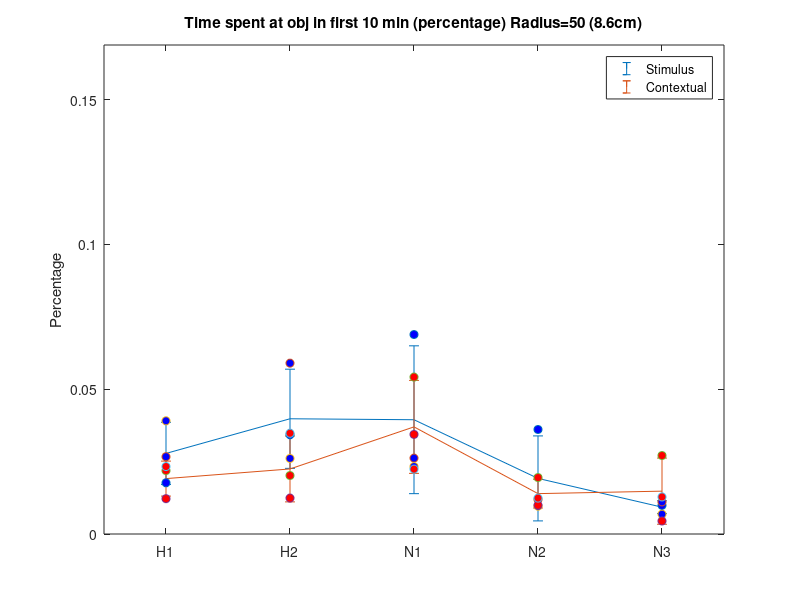
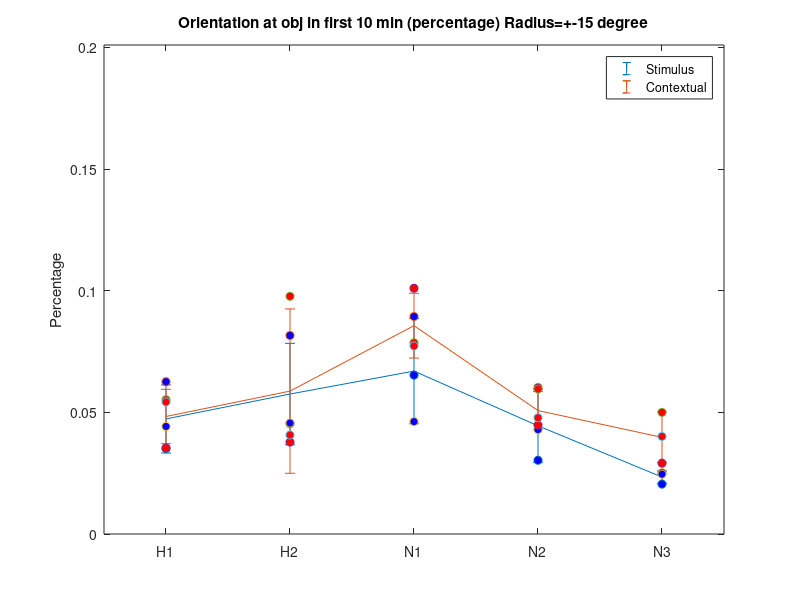

Write the MATLAB code that produced these figures, in order.

%XTick={'H1'	'H2'	'N1'	'N2'	'N3'	'N4'	'N5'	'N6'	'N7'	'N8'	'N9'	'N10'	'N11'	'N12'};
XTick={'H1'	'H2'	'N1'	'N2' 'N3'};
X=1:5;

% 1-3 rows are contextual novelty
% 4-6 rows are stimulus novelty

Y_dis=[1.22E-02	1.24E-02	3.44E-02	9.94E-03	4.50E-03;
2.19E-02	2.02E-02	5.42E-02	1.95E-02	2.71E-02;
2.33E-02	3.48E-02	2.24E-02	1.24E-02	1.28E-02;
1.77E-02	3.43E-02	6.89E-02	3.61E-02	9.89E-03;
2.67E-02	5.90E-02	2.62E-02	1.19E-02	1.11E-02;
3.91E-02	2.61E-02	2.33E-02	9.61E-03	6.83E-03;]

Y_ang=[3.54E-02	3.78E-02	1.01E-01	4.48E-02	2.91E-02;
5.52E-02	9.77E-02	7.86E-02	5.96E-02	5.00E-02;
5.43E-02	4.07E-02	7.73E-02	4.78E-02	4.01E-02;
3.51E-02	4.54E-02	6.53E-02	3.03E-02	2.05E-02;
6.26E-02	8.16E-02	8.94E-02	6.02E-02	2.51E-02;
4.42E-02	4.56E-02	4.62E-02	4.29E-02	2.46E-02;]



condavg=mean(Y_dis(1:3,:));
studavg=mean(Y_dis(4:6,:));

conaavg=mean(Y_ang(1:3,:));
stuaavg=mean(Y_ang(4:6,:));

condstd=std(Y_dis(1:3,:));
studstd=std(Y_dis(4:6,:));

conastd=std(Y_ang(1:3,:));
stuastd=std(Y_ang(4:6,:));


disfig=figure(1)
errorbar(X,studavg,studstd)
hold on
errorbar(X,condavg,condstd)
hold on
scatter(X,Y_dis(4,:),'Marker','o','MarkerFaceColor','b')
hold on
scatter(X,Y_dis(5,:),'Marker','o','MarkerFaceColor','b')
hold on
scatter(X,Y_dis(6,:),'Marker','o','MarkerFaceColor','b')
hold on
scatter(X,Y_dis(1,:),'Marker','o','MarkerFaceColor','r')
hold on
scatter(X,Y_dis(2,:),'Marker','o','MarkerFaceColor','r')
hold on
scatter(X,Y_dis(3,:),'Marker','o','MarkerFaceColor','r')
title('Time spent at obj in first 10 min (percentage) Radius=50 (8.6cm)')
ylabel('Percentage')
legend('Stimulus','Contextual')
xticks(X);
xticklabels(XTick);
axis([X(1)-0.5 X(end)+0.5 0 max(max(Y_dis))+0.1]);


angfig=figure(2)
errorbar(X,stuaavg,stuastd)
hold on
errorbar(X,conaavg,conastd)
hold on
scatter(X,Y_ang(4,:),'Marker','o','MarkerFaceColor','b')
hold on
scatter(X,Y_ang(5,:),'Marker','o','MarkerFaceColor','b')
hold on
scatter(X,Y_ang(6,:),'Marker','o','MarkerFaceColor','b')
hold on
scatter(X,Y_ang(1,:),'MarkerFaceColor','r')
hold on
scatter(X,Y_ang(2,:),'Marker','o','MarkerFaceColor','r')
hold on
scatter(X,Y_ang(3,:),'Marker','o','MarkerFaceColor','r')

title('Orientation at obj in first 10 min (percentage) Radius=+-15 degree')
ylabel('Percentage')
legend('Stimulus','Contextual')
xticks(X);
xticklabels(XTick);
axis([X(1)-0.5 X(end)+0.5 0 max(max(Y_ang))+0.1]);

saveas(disfig,'Distance_compare.png')
saveas(angfig,'Angle_compare.png')
